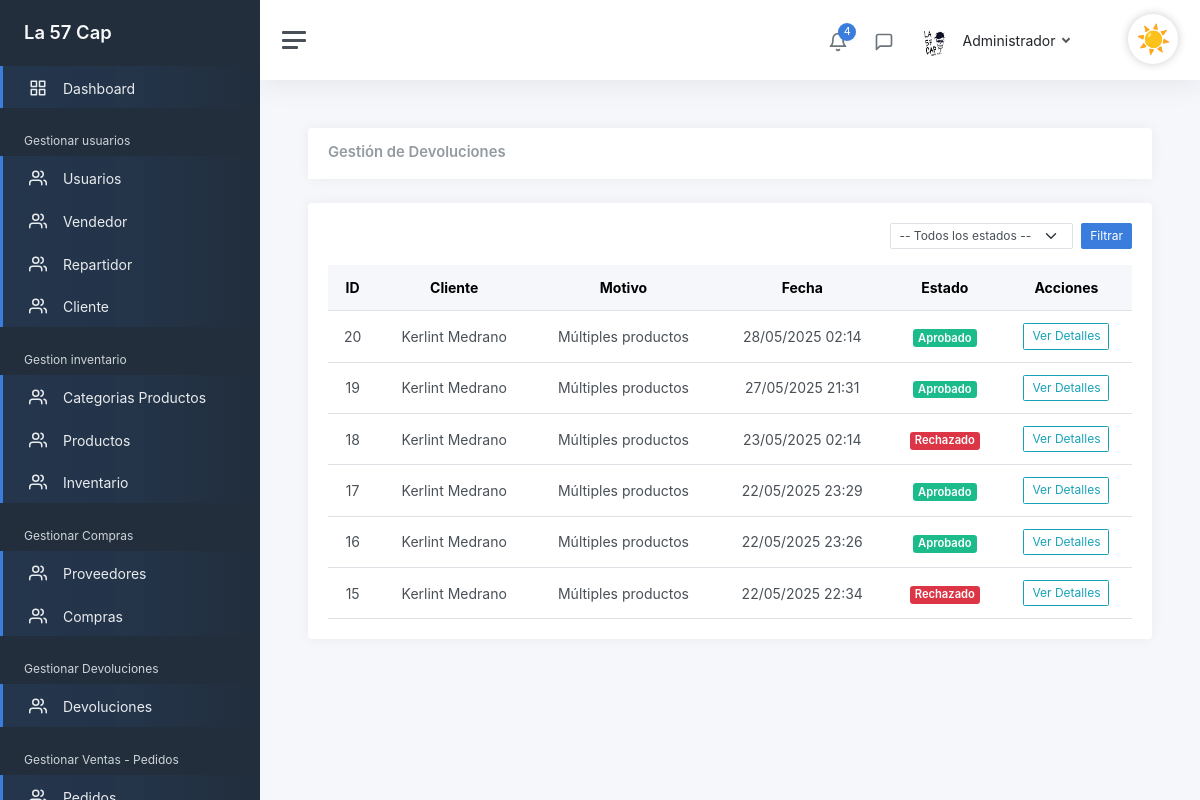
Page /admin/devoluciones (signed in) on the committed database.
### tables this page shows
CREATE TABLE `devoluciones`  (
  `idDevoluciones` int(0) NOT NULL AUTO_INCREMENT,
  `fecha_solicitud` datetime(0) NOT NULL,
  `motivo` varchar(200) NOT NULL,
  `Aprobado` tinyint(0) NOT NULL,
  `tipo_reembolso` varchar(45) NOT NULL,
  `observaciones` varchar(200) NOT NULL,
  `ventas_idventas` int(0) NOT NULL,
  `cliente_idcliente` int(0) NOT NULL,
  `eliminado` tinyint(0) NULL DEFAULT 0,
  `Estado` varchar(40) NOT NULL,
  PRIMARY KEY (`idDevoluciones`) USING BTREE,
  INDEX `fk_Devoluciones_ventas1_idx`(`ventas_idventas`) USING BTREE,
  INDEX `fk_Devoluciones_cliente1_idx`(`cliente_idcliente`) USING BTREE,
  CONSTRAINT `fk_Devoluciones_cliente1` FOREIGN KEY (`cliente_idcliente`) REFERENCES `cliente` (`idcliente`) ON DELETE RESTRICT ON UPDATE RESTRICT,
  CONSTRAINT `fk_Devoluciones_ventas1` FOREIGN KEY (`ventas_idventas`) REFERENCES `ventas` (`idventas`) ON DELETE RESTRICT ON UPDATE RESTRICT
);

### controllers/DevolucionController.php (called while the page is built, shortened)
<?php
class DevolucionController
{
    public static function gestionar(Router $router)
    {
        $devoluciones = Devolucion::obtenerTodasConCliente();
        $router->renderAdmin('admin/devoluciones/GestionarDevoluciones', [
            'titulo' => 'Gestión de Devoluciones',
            'devoluciones' => $devoluciones
        ]);
    }
}

### public/index.php (called while the page is built, shortened)
<?php
$router = new Router();
$router->get('/login', [LoginController::class, 'login']);
$router->post('/login', [LoginController::class, 'login']);
$router->get('/logout', [LoginController::class, 'logout']);
$router->get('/olvide-cuenta', [UsuarioController::class, 'olvide']);
$router->post('/olvide-cuenta', [UsuarioController::class, 'olvide']);
$router->get('/recuperar-cuenta', [UsuarioController::class, 'recuperar']);
$router->post('/recuperar-cuenta', [UsuarioController::class, 'recuperar']);
$router->get('/confirmar-cuenta', [UsuarioController::class, 'confirmarCuenta']);
$router->post('/confirmar-cuenta', [UsuarioController::class, 'confirmarCuenta']);
$router->get('/crear-cuenta', [RegistroController::class, 'crearCuenta']);
$router->post('/crear-cuenta', [RegistroController::class, 'crearCuenta']);
$router->get('/mensaje-confirmacion', [RegistroController::class, 'mensajeConfirmacion']);
$router->get('/reenviar-confirmacion', [RegistroController::class, 'reenviarConfirmacion']);
$router->post('/reenviar-confirmacion', [RegistroController::class, 'reenviarConfirmacion']);
$router->get('/', [LandingController::class, 'index']);
$router->get('/cliente/pedidos', [ClientePanelController::class, 'pedidos']);
$router->get('/cliente/devolucion', [ClienteController::class, 'solicitarDevolucion']);
$router->post('/cliente/devolucion', [ClienteController::class, 'registrarDevolucion']);
$router->post('/cliente/devolucion/guardar', [ClienteController::class, 'guardarDevolucion']);
$router->get('/tienda', [TiendaController::class, 'shop']);
$router->post('/tienda', fn: [TiendaController::class, 'shop']);
$router->get('/producto', [ProductoController::class, 'ver']);
$router->get('/carrito', [CarritoController::class, 'mostrar']);
$router->get('/carrito/agregar', [CarritoController::class, 'agregar']);
$router->get('/carrito/eliminar', [CarritoController::class, 'eliminar']);
$router->post('/carrito/actualizar', [CarritoController::class, 'actualizar']);
$router->get('/checkout', [CheckoutController::class, 'mostrar']);
$router->post('/checkout/confirmar', [CheckoutController::class, 'confirmar']);
$router->get('/checkout/exito', [CheckoutController::class, 'exito']);
$router->get('/cliente/pedido', [ClienteController::class, 'pedido']);
$router->post('/cliente/calificar', [ClientePanelController::class, 'calificarPedido']);
$router->get('/cliente/calificar', [ClientePanelController::class, 'calificarPedido']);
$router->get('/SobreNosotros', [LandingController::class, 'about']);
$router->get('/Contactanos', [LandingController::class, 'contact']);
$router->get('/admin', [AdminController::class, 'Admin']);
$router->post('/admin', [AdminController::class, 'Admin']);
$router->get('/admin/GestionarUsuario', [UsuarioController::class, 'GestionarUsuario']);
$router->post('/admin/GestionarUsuario', [UsuarioController::class, 'GestionarUsuario']);
$router->get('/admin/CrearUsuario', [UsuarioController::class, 'crearUsuario']);
$router->post('/admin/CrearUsuario', [UsuarioController::class, 'crearUsuario']);
$router->get('/admin/ActualizarUsuario', [UsuarioController::class, 'ActualizarUsuario']);
$router->post('/admin/ActualizarUsuario', [UsuarioController::class, 'ActualizarUsuario']);
$router->get('/admin/EliminarUsuario', [UsuarioController::class, 'EliminarUsuario']);
$router->post('/admin/EliminarUsuario', [UsuarioController::class, 'EliminarUsuario']);
$router->get('/admin/Dashboard', [DashBoardController::class, 'Dashboard']);
$router->post('/admin/Dashboard', [DashBoardController::class, 'Dashboard']);
$router->get('/admin/GestionarCliente', [ClienteController::class, 'GestionarCliente']);
$router->post('/admin/GestionarCliente', [ClienteController::class, 'GestionarCliente']);
$router->get('/admin/GestionarVendedores', [VendedorController::class, 'GestionarVendedores']);
$router->post('/admin/GestionarVendedores', [VendedorController::class, 'GestionarVendedores']);
$router->get('/admin/CrearVendedor', [VendedorController::class, 'crearvendedor']);
$router->post('/admin/CrearVendedor', [VendedorController::class, 'crearvendedor']);
$router->get('/admin/ActualizarVendedor', [VendedorController::class, 'ActualizarVendedor']);
$router->post('/admin/ActualizarVendedor', [VendedorController::class, 'ActualizarVendedor']);
$router->post('/admin/EliminarVendedor', [VendedorController::class, 'EliminarVendedor']);
$router->get('/admin/GestionarRepartidor', [RepartidorControllers::class, 'GestionarRepartidores']);
$router->post('/admin/GestionarRepartidor', [RepartidorControllers::class, 'GestionarRepartidores']);
$router->get('/admin/CrearRepartidor', [RepartidorControllers::class, 'CrearRepartidor']);
$router->post('/admin/CrearRepartidor', [RepartidorControllers::class, 'CrearRepartidor']);
$router->get('/admin/ActualizarRepartidor', [RepartidorControllers::class, 'ActualizarRepartidor']);
$router->post('/admin/ActualizarRepartidor', [RepartidorControllers::class, 'ActualizarRepartidor']);
$router->post('/admin/EliminarRepartidor', [RepartidorControllers::class, 'EliminarRepartidor']);
$router->get('/admin/GestionarProveedores', [ProveedorController::class, 'GestionarProveedores']);
$router->post('/admin/GestionarProveedores', [ProveedorController::class, 'GestionarProveedores']);
$router->get('/admin/CrearProveedor', [ProveedorController::class, 'CrearProveedor']);
$router->post('/admin/CrearProveedor', [ProveedorController::class, 'CrearProveedor']);
$router->get('/admin/ActualizarProveedor', [ProveedorController::class, 'ActualizarProveedor']);
$router->post('/admin/ActualizarProveedor', [ProveedorController::class, 'ActualizarProveedor']);
$router->post('/admin/EliminarProveedor', [ProveedorController::class, 'EliminarProveedor']);
$router->get('/admin/GestionarCategoriaProducto', [CategoriaProductoController::class, 'GestionarCategorias']);
$router->post('/admin/GestionarCategoriaProducto', [CategoriaProductoController::class, 'GestionarCategorias']);
$router->get('/admin/CrearCategoriaProducto', [CategoriaProductoController::class, 'CrearCategoria']);
$router->post('/admin/CrearCategoriaProducto', [CategoriaProductoController::class, 'CrearCategoria']);
$router->get('/admin/ActualizarCategoriaProducto', [CategoriaProductoController::class, 'ActualizarCategoria']);
$router->post('/admin/ActualizarCategoriaProducto', [CategoriaProductoController::class, 'ActualizarCategoria']);
$router->post('/admin/EliminarCategoriaProducto', [CategoriaProductoController::class, 'EliminarCategoria']);
$router->get('/admin/GestionarProducto', [ProductoController::class, 'GestionarProductos']);
$router->post('/admin/GestionarProducto', [ProductoController::class, 'GestionarProductos']);
$router->get('/admin/CrearProducto', [ProductoController::class, 'CrearProducto']);
$router->post('/admin/CrearProducto', [ProductoController::class, 'CrearProducto']);
$router->get('/admin/ActualizarProducto', [ProductoController::class, 'ActualizarProducto']);
$router->post('/admin/ActualizarProducto', [ProductoController::class, 'ActualizarProducto']);
$router->post('/admin/EliminarProducto', [ProductoController::class, 'EliminarProducto']);
$router->get('/admin/GenerarCodigoBarras', [ProductoController::class, 'VerCodigoBarras']);
$router->get('/admin/DescargarCodigoBarras', [ProductoController::class, 'DescargarCodigoBarras']);
$router->get('/admin/VerProducto', [ProductoController::class, 'VerProducto']);
$router->get('/admin/InventarioGeneral', [InventarioController::class, 'GestionarInventario']);
$router->get('/admin/GestionarCompras', [CompraController::class, 'GestionarCompras']);
$router->get('/admin/CrearCompra', [CompraController::class, 'CrearCompra']);
$router->post('/admin/CrearCompra', [CompraController::class, 'CrearCompra']);
$router->get('/admin/DetalleCompra', [CompraController::class, 'VerDetalleCompra']);
$router->get('/admin/devoluciones', [DevolucionController::class, 'gestionar']);
$router->get('/admin/devoluciones/detalle', [DevolucionController::class, 'detalle']);
$router->post('/admin/devoluciones/aprobar', [DevolucionController::class, 'aprobar']);
$router->post('/admin/devoluciones/rechazar', [DevolucionController::class, 'rechazar']);
$router->post('/admin/devoluciones/visitar-tienda', [DevolucionController::class, 'visitarTienda']);
$router->get('/admin/historialPedidos', [AdminController::class, 'verPedidos']);
$router->get('/admin/detalle-pedido', [AdminController::class, 'detallePedido']);
$router->get('/admin/calificaciones', [AdminController::class, 'verCalificaciones']);
$router->get('/admin/detalle-calificacion', [AdminController::class, 'detalleCalificacion']);
$router->get('/Vendedor', [VendedorController::class, 'Vendedor']);
$router->get('/vendedor/realizar-venta', [VendedorController::class, 'realizarVenta']);
$router->post('/vendedor/realizar-venta', [VendedorController::class, 'realizarVenta']);
$router->get('/vendedor/ticket', [VendedorController::class, 'ticket']);
$router->get('/vendedor/ticket-pdf', [VendedorController::class, 'ticketPDF']);
$router->get('/api/producto', [ApiVentaController::class, 'buscar']);
$router->get('/api/cliente', [ApiVentaController::class, 'buscarCliente']);
$router->get('/vendedor/pedidos', [VendedorController::class, 'listarPedidosPendientes']);
$router->get('/vendedor/inventario', [InventarioController::class, 'Inventario']);
$router->get('/vendedor/VerProducto', [VendedorController::class, 'VerProducto']);
$router->get('/vendedor/GenerarCodigoBarras', [VendedorController::class, 'VerCodigoBarras']);
$router->get('/vendedor/DescargarCodigoBarras', [VendedorController::class, 'DescargarCodigoBarras']);
$router->get('/vendedor/atender-pedido', [VendedorController::class, 'atenderPedido']);
$router->get('/vendedor/asignar-repartidor', [VendedorController::class, 'asignarRepartidorVista']);
$router->post('/vendedor/asignar-repartidor', [VendedorController::class, 'asignarRepartidor']);
$router->get('/Repartidor', [RepartidorControllers::class, 'Repartidor']);
$router->get('/repartidor/pedidos-en-camino', [RepartidorControllers::class, 'pedidosEnCamino']);
$router->post('/repartidor/confirmar-entrega', [RepartidorControllers::class, 'confirmarEntrega']);
$router->get('/repartidor/pedido', [RepartidorControllers::class, 'verDetalle']);
$router->comprobarRutas();

### models/Devolucion.php (called while the page is built, shortened)
<?php
class Devolucion extends ActiveRecord
{
    public static function obtenerTodasConCliente()
    {
        $query = "
            SELECT d.*, CONCAT(c.p_nombre, ' ', c.p_apellido) AS cliente_nombre
            FROM devoluciones d
            JOIN cliente c ON d.cliente_idcliente = c.idcliente
            WHERE d.eliminado = 0
            ORDER BY d.fecha_solicitud DESC
        ";
        return self::consultarSQL($query);
    }
}

### models/ActiveRecord.php (called while the page is built, shortened)
<?php
class ActiveRecord
{
    protected static $db;
    public static function setDB($database)
    {
        self::$db = $database;
    }
    public static function consultarSQL($query)
    {
        $resultado = self::$db->query($query);
        $array = [];
        while ($registro = $resultado->fetch_assoc()) {
            $array[] = static::crearObjeto($registro);
        }
        return $array;
    }
    protected static function crearObjeto($registro)
    {
        $objeto = new static;
        foreach ($registro as $key => $value) {
            if (property_exists($objeto, $key)) {
                $objeto->$key = $value;
            }
        }
        return $objeto;
    }
}

### includes/funciones.php (called while the page is built, shortened)
<?php
function s($html): string
{
    $s = htmlspecialchars($html);
    return $s;
}

### views/Admin/devoluciones/GestionarDevoluciones.php (the view, shortened to what this page needs)
<div class="card">
    <div class="card-header d-flex justify-content-between align-items-center">
        <h2 class="card-title mb-0">Gestión de Devoluciones</h2>
    </div>
</div>
<div class="card mt-3">
    <div class="card-body">
        <form method="GET" class="row g-2 justify-content-end mb-3">
            <div class="col-auto">
                <select name="estado" class="form-select form-select-sm">
                    <option value="">-- Todos los estados --</option>
                </select>
            </div>
            <div class="col-auto">
                <button type="submit" class="btn btn-sm btn-primary">Filtrar</button>
            </div>
        </form>
        <div class="table-responsive">
            <table class="table table-hover mb-0 text-center align-middle">
                <thead class="table-light">
                    <tr>
                        <th>ID</th>
                        <th>Cliente</th>
                        <th>Motivo</th>
                        <th>Fecha</th>
                        <th>Estado</th>
                        <th class="text-center">Acciones</th>
                    </tr>
                </thead>
                <tbody>
                    <?php foreach ($devoluciones as $devolucion): ?>
                        <?php
                        $estado = trim($devolucion->Estado);
                        $badgeClass = match ($estado) {
                            'En devolución' => 'warning',
                            'Visitar tienda' => 'primary',
                            'Aprobado' => 'success',
                            'Rechazado' => 'danger',
                            default => 'secondary'
                        };
                        ?>
                        <tr>
                            <td><?= s($devolucion->idDevoluciones) ?></td>
                            <td><?= s(trim($devolucion->cliente_nombre ?? 'Desconocido')) ?></td>
                            <td><?= s($devolucion->motivo) ?></td>
                            <td><?= date('d/m/Y H:i', strtotime($devolucion->fecha_solicitud)) ?></td>
                            <td><span class="badge bg-<?= $badgeClass ?>"><?= $estado ?></span></td>
                            <td>
                                <a href="/admin/devoluciones/detalle?id=<?= s($devolucion->idDevoluciones) ?>"
                                   class="btn btn-outline-info btn-sm">
                                    Ver Detalles
                                </a>
                            </td>
                        </tr>
                    <?php endforeach; ?>
                </tbody>
            </table>
        </div>
    </div>
</div>

### rows in the picture
devoluciones: idDevoluciones "20", cliente_nombre "Kerlint Medrano", motivo "Múltiples productos", fecha_solicitud "28/05/2025 02:14", Estado "Aprobado"
devoluciones: idDevoluciones "19", cliente_nombre "Kerlint Medrano", motivo "Múltiples productos", fecha_solicitud "27/05/2025 21:31", Estado "Aprobado"
devoluciones: idDevoluciones "18", cliente_nombre "Kerlint Medrano", motivo "Múltiples productos", fecha_solicitud "23/05/2025 02:14", Estado "Rechazado"
devoluciones: idDevoluciones "17", cliente_nombre "Kerlint Medrano", motivo "Múltiples productos", fecha_solicitud "22/05/2025 23:29", Estado "Aprobado"
devoluciones: idDevoluciones "16", cliente_nombre "Kerlint Medrano", motivo "Múltiples productos", fecha_solicitud "22/05/2025 23:26", Estado "Aprobado"
devoluciones: idDevoluciones "15", cliente_nombre "Kerlint Medrano", motivo "Múltiples productos", fecha_solicitud "22/05/2025 22:34", Estado "Rechazado"

### other values in the picture
$nombreUsuario "Administrador"
